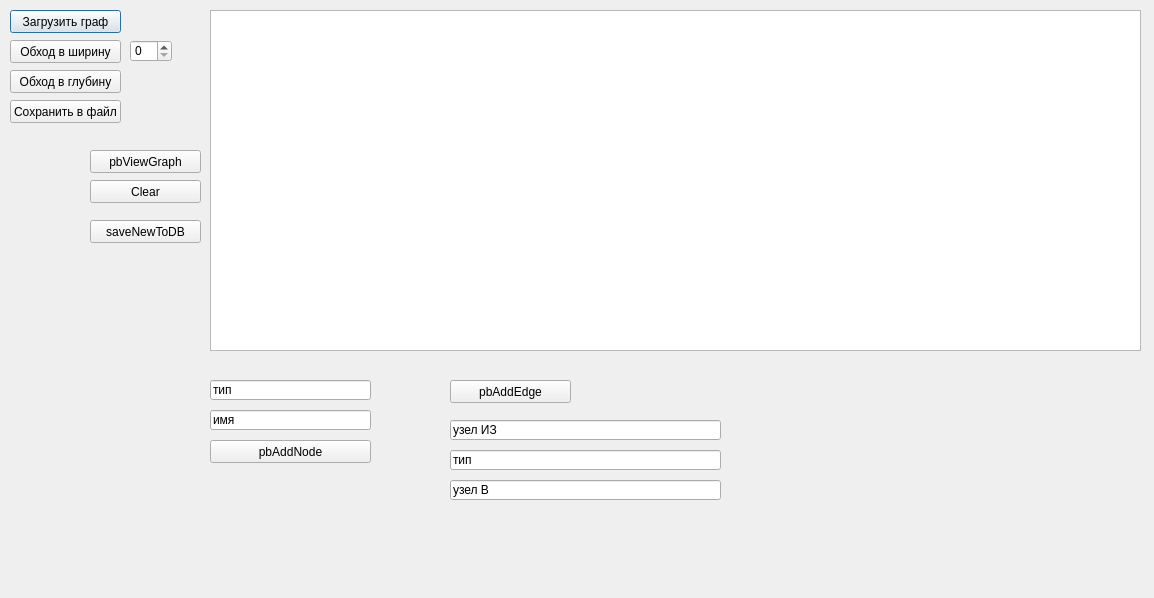
<?xml version="1.0" encoding="UTF-8"?>
<ui version="4.0">
 <class>DafSuperDialog</class>
 <widget class="QDialog" name="DafSuperDialog">
  <property name="geometry">
   <rect>
    <x>0</x>
    <y>0</y>
    <width>1154</width>
    <height>598</height>
   </rect>
  </property>
  <property name="windowTitle">
   <string>Dialog</string>
  </property>
  <widget class="QPushButton" name="pbStart">
   <property name="geometry">
    <rect>
     <x>10</x>
     <y>10</y>
     <width>111</width>
     <height>23</height>
    </rect>
   </property>
   <property name="text">
    <string>Загрузить граф</string>
   </property>
  </widget>
  <widget class="QTextEdit" name="textEdit">
   <property name="geometry">
    <rect>
     <x>210</x>
     <y>10</y>
     <width>931</width>
     <height>341</height>
    </rect>
   </property>
  </widget>
  <widget class="QPushButton" name="pbClear">
   <property name="geometry">
    <rect>
     <x>90</x>
     <y>180</y>
     <width>111</width>
     <height>23</height>
    </rect>
   </property>
   <property name="text">
    <string>Clear</string>
   </property>
  </widget>
  <widget class="QSpinBox" name="spinBox">
   <property name="geometry">
    <rect>
     <x>130</x>
     <y>40</y>
     <width>42</width>
     <height>22</height>
    </rect>
   </property>
  </widget>
  <widget class="QPushButton" name="pbObhod">
   <property name="geometry">
    <rect>
     <x>10</x>
     <y>40</y>
     <width>111</width>
     <height>23</height>
    </rect>
   </property>
   <property name="text">
    <string>Обход в ширину</string>
   </property>
  </widget>
  <widget class="QPushButton" name="pushButton">
   <property name="geometry">
    <rect>
     <x>10</x>
     <y>100</y>
     <width>111</width>
     <height>23</height>
    </rect>
   </property>
   <property name="text">
    <string>Сохранить в файл</string>
   </property>
  </widget>
  <widget class="QPushButton" name="pushButton_2">
   <property name="geometry">
    <rect>
     <x>10</x>
     <y>70</y>
     <width>111</width>
     <height>23</height>
    </rect>
   </property>
   <property name="text">
    <string>Обход в глубину</string>
   </property>
  </widget>
  <widget class="QPushButton" name="pbAddNode">
   <property name="geometry">
    <rect>
     <x>210</x>
     <y>440</y>
     <width>161</width>
     <height>23</height>
    </rect>
   </property>
   <property name="text">
    <string>pbAddNode</string>
   </property>
  </widget>
  <widget class="QLineEdit" name="lineEditNodeName">
   <property name="geometry">
    <rect>
     <x>210</x>
     <y>410</y>
     <width>161</width>
     <height>20</height>
    </rect>
   </property>
   <property name="text">
    <string>имя</string>
   </property>
  </widget>
  <widget class="QLineEdit" name="lineEditNodeType">
   <property name="geometry">
    <rect>
     <x>210</x>
     <y>380</y>
     <width>161</width>
     <height>20</height>
    </rect>
   </property>
   <property name="text">
    <string>тип</string>
   </property>
  </widget>
  <widget class="QPushButton" name="pbAddEdge">
   <property name="geometry">
    <rect>
     <x>450</x>
     <y>380</y>
     <width>121</width>
     <height>23</height>
    </rect>
   </property>
   <property name="text">
    <string>pbAddEdge</string>
   </property>
  </widget>
  <widget class="QLineEdit" name="lineEditNodeSrc">
   <property name="geometry">
    <rect>
     <x>450</x>
     <y>420</y>
     <width>271</width>
     <height>20</height>
    </rect>
   </property>
   <property name="text">
    <string>узел ИЗ</string>
   </property>
  </widget>
  <widget class="QLineEdit" name="lineEditNodeDst">
   <property name="geometry">
    <rect>
     <x>450</x>
     <y>480</y>
     <width>271</width>
     <height>20</height>
    </rect>
   </property>
   <property name="text">
    <string>узел В</string>
   </property>
  </widget>
  <widget class="QLineEdit" name="lineEditEdgeType">
   <property name="geometry">
    <rect>
     <x>450</x>
     <y>450</y>
     <width>271</width>
     <height>20</height>
    </rect>
   </property>
   <property name="text">
    <string>тип</string>
   </property>
  </widget>
  <widget class="QPushButton" name="pbViewGraph">
   <property name="geometry">
    <rect>
     <x>90</x>
     <y>150</y>
     <width>111</width>
     <height>23</height>
    </rect>
   </property>
   <property name="text">
    <string>pbViewGraph</string>
   </property>
  </widget>
  <widget class="QPushButton" name="pbSaveNewToDB">
   <property name="geometry">
    <rect>
     <x>90</x>
     <y>220</y>
     <width>111</width>
     <height>23</height>
    </rect>
   </property>
   <property name="text">
    <string>saveNewToDB</string>
   </property>
  </widget>
 </widget>
 <resources/>
 <connections/>
</ui>
